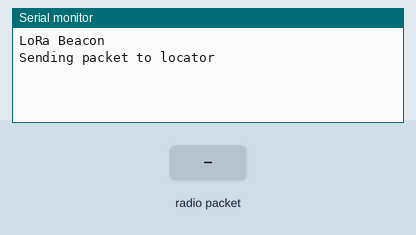
The sketch below on a simulated ESP8266 (NodeMCU). On the bench: the last lines printed to the serial monitor. Inputs (shaded band) come from the test bench. No radio packets arrive unless stated.

Above: at 1.2 s.
1.3 s: radio packet "gps" arrives
At 1.7 s:
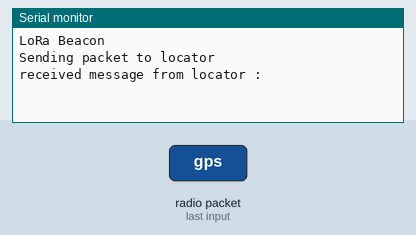
At 6.4 s:
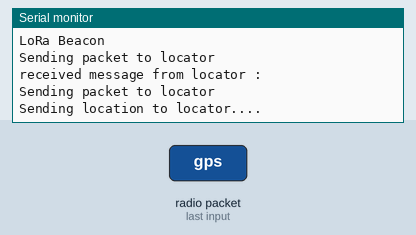

Measured:
- after the input at 1.3 s, the serial monitor: prints a new line at once (image 1)

The sketch:

beacon_googlemap.ino
```cpp
#include <SPI.h>
#include <LoRa.h>
#include <TinyGPS++.h>
#include <SoftwareSerial.h>
boolean flag=false;
String beaconNo="1";
String str="";
static const int RXPin = D4, TXPin = D3; //RX TX of nodemcu
static const uint32_t GPSBaud = 9600;
TinyGPSPlus gps;
SoftwareSerial ss(RXPin, TXPin);
void sendpacket()
{
  Serial.println("Sending packet to locator");
  if(flag == false)
  {

    LoRa.beginPacket();
    LoRa.print("Hii");
    LoRa.endPacket();

  }
  else{

    Serial.println("Sending location to locator....");
   /* bool newData = false;
  unsigned long chars;
  unsigned short sentences, failed;

  // For one second we parse GPS data and report some key values
  for (unsigned long start = millis(); millis() - start < 1000;)
  {
    while (ss.available())
    {
      char c = ss.read();
      // Serial.write(c); // uncomment this line if you want to see the GPS data flowing
      if (gps.encode(c)) // Did a new valid sentence come in?
        newData = true;
    }
  }
  if(newData)
  { str=beaconNo;
    str+=",";
    str+=String(gps.location.lat(),6);
    str+=",";
    str+=String(gps.location.lng(),6);
    str+=",";
    LoRa.beginPacket();
    LoRa.print(str);
    LoRa.endPacket();
  }
    */
    flag=false;

 String str=beaconNo;
 str+=",";
  str+="28.6653";
  str+=",";
  str+="77.2324";
  str+=",";
  //Serial.println(str);
  LoRa.beginPacket();
  LoRa.print(str);
  LoRa.endPacket();

  }
  LoRa.receive();

}
void onReceive(int packetSize){
  delayMicroseconds(100);
   String str1 = "";
   while (LoRa.available()) {
      str1+=(char)LoRa.read();

    }
    Serial.println("received message from locator : ");
    //Serial.println(str1);
    if(str1=="gps")
    {flag=true;}
    else{
      flag=false;
    }
}
void setup() {
  Serial.begin(115200);
  SPI.begin();
  ss.begin(GPSBaud);
  while (!Serial);

  Serial.println("LoRa Beacon");
  LoRa.setPins(D8,D2,D1);
  if (!LoRa.begin(433E6)) {
    Serial.println("Starting LoRa failed!");
    while (1);
  }
  LoRa.onReceive(onReceive);
   LoRa.receive();

}
void loop() {
  sendpacket();
  delay(5000);


}
```
